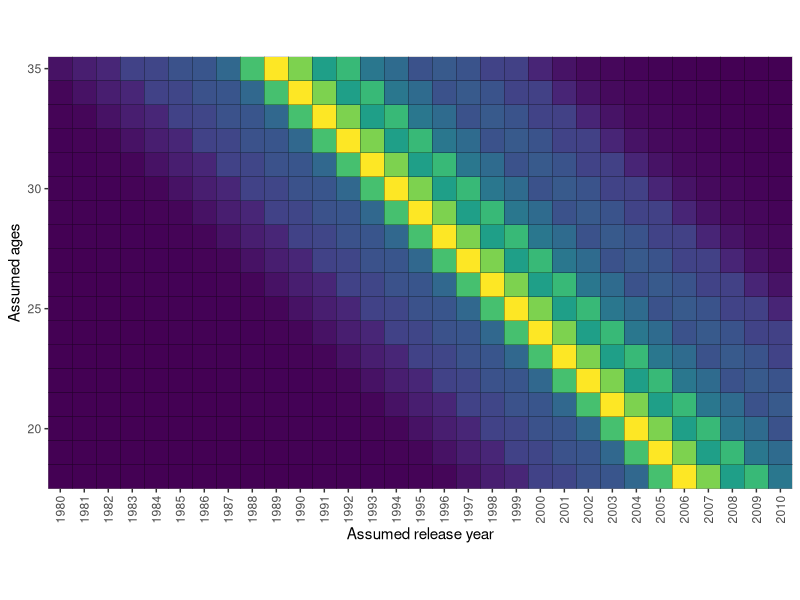

Recreate this plot in R.
library(reshape2)
library(ggplot2)
library(viridis)

release_years <- 1980:2010
ages <- 18:35
mambo_5_name_df <- read.csv("output/mambo_5_name_df.csv")


results <- matrix(0, nrow = length(ages), ncol = length(release_years))
min_age <- min(ages)
max_age <- max(ages)

for (year in seq_along(release_years)) {
  #Given our assumption of the year when the song was released, what
  # are the possible years we should be looking at based on our range of ages?
  year_interest = release_years[year]
  birth_years = (year_interest - max_age):(year_interest - min_age)
  names_df_interest <- mambo_5_name_df[
    mambo_5_name_df$Year %in% birth_years,
    ,
    drop = FALSE
  ]

  # Compute joint probabilities where group size == 9
  joint_probs <- tapply(
    names_df_interest$Prop,
    names_df_interest$Year,
    function(x) {
      if (length(x) == 9) prod(x) else NA
    }
  )

  results[, year] <- joint_probs
}

likelihood_grid_df <- data.frame(results)
colnames(likelihood_grid_df) <- release_years
likelihood_grid_df$ages <- ages

likelihood_grid_df_melt <- melt(likelihood_grid_df, id.vars = "ages")

ggplot(likelihood_grid_df_melt, aes(x = variable, y = ages)) +
  geom_tile(aes(fill = value), color = 'black') +
  scale_fill_viridis() +
  xlab("Assumed release year") +
  ylab("Assumed ages") +
  scale_x_discrete(expand = c(0, 0)) +
  scale_y_continuous(expand = c(0, 0)) +
  coord_equal() +
  theme(
    axis.text.x = element_text(angle = 90, vjust = 0.5),
    legend.position = 'none'
  )
